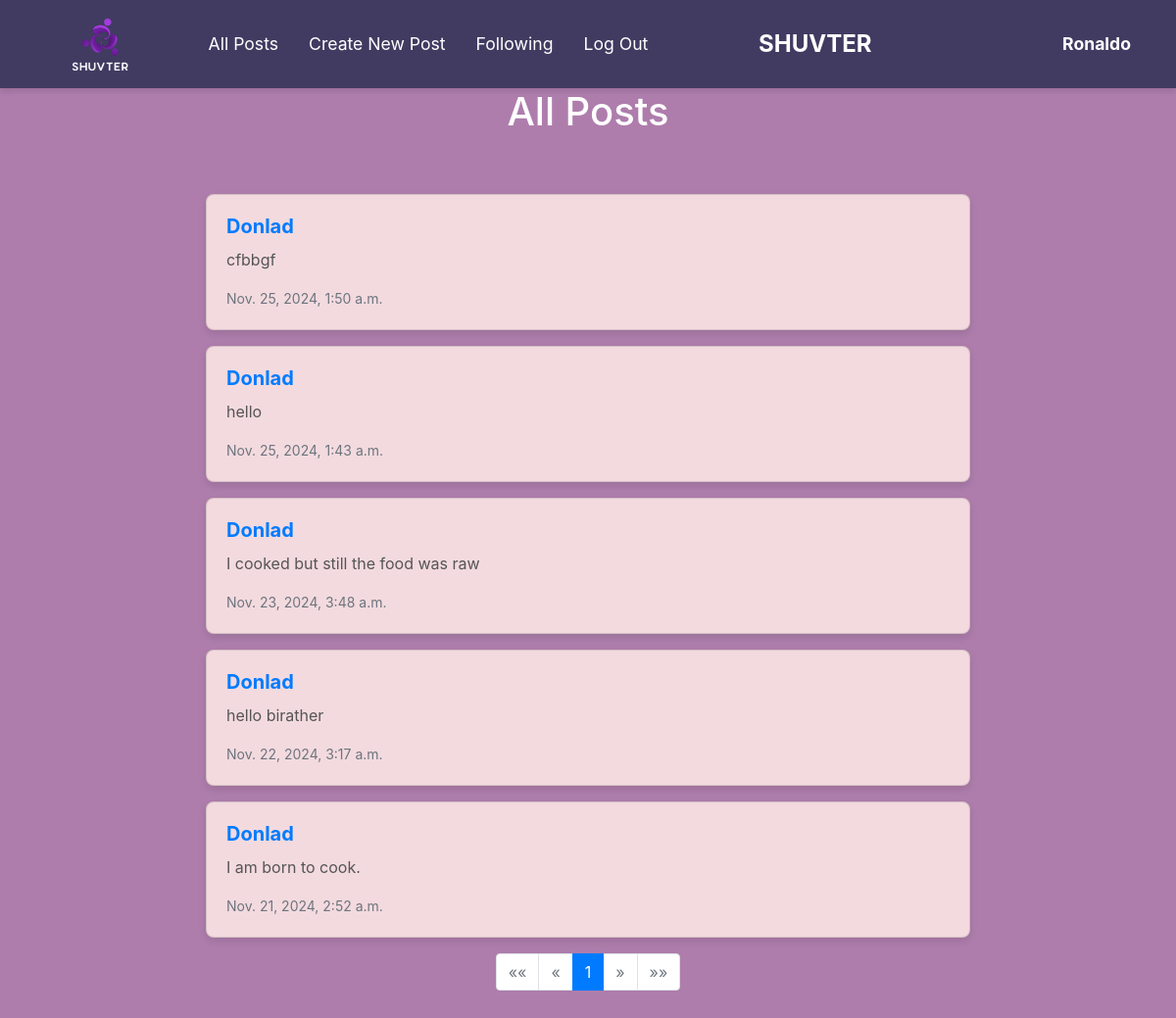
The app's page /following (signed in) with its own data.
### network/models.py (models this page shows, shortened)
class User(AbstractUser):
    pass

class Post(models.Model):
    author = models.ForeignKey(User, on_delete=models.CASCADE, related_name="posts")
    content = models.TextField()
    created_at = models.DateTimeField(auto_now_add=True)

### network/views.py (the view)
# urls.py: path("following", views.following, name="following"),
def following(request):
    if request.method == "POST":
        author = request.user
        content=request.POST["content"]
        post = Post(author=author, content=content)
        post.save()
        return HttpResponseRedirect(reverse("index"))
    else:
        user = request.user
        following = Follow.objects.filter(user=user)
        posts = Post.objects.filter(author__in=[f.following for f in following]).order_by("-created_at")
        paginator = Paginator(posts, 10)
        pageNumber = request.GET.get('page')
        pages= paginator.get_page(pageNumber)
        return render(request, "network/index.html",{
            "posts":posts,
            "pages":pages
    })

### network/templates/network/index.html (shortened to what this page needs)
{% extends "network/layout.html" %}
{% load static %}
{% block body %}
    <h1>All Posts</h1>
    <div id="all-posts">
    {% for post in pages %}
        <div class="card mb-3">
            <div class="card-body">
                <h5 class="card-title"><a href="{% url 'profile' post.author.id %}">{{ post.author }}</a></h5>
                <p class="card-text">{{ post.content }}</p>
                <p class="card-text"><small class="text-muted">{{ post.created_at }}</small></p>
            </div>
        </div>
    {% endfor %}
    <nav aria-label="Page navigation">
        <ul class="pagination justify-content-center">
            {% if pages.has_previous %}
                <li class="page-item">
                    <a class="page-link" href="?page=1" aria-label="First">
                        <span aria-hidden="true">&laquo;&laquo;</span>
                    </a>
                </li>
                <li class="page-item">
                    <a class="page-link" href="?page={{ pages.previous_page_number }}" aria-label="Previous">
                        <span aria-hidden="true">&laquo;</span>
                    </a>
                </li>
            {% else %}
                <li class="page-item disabled">
                    <span class="page-link">&laquo;&laquo;</span>
                </li>
                <li class="page-item disabled">
                    <span class="page-link">&laquo;</span>
                </li>
            {% endif %}
            {% for num in pages.paginator.page_range %}
                {% if num == pages.number %}
                    <li class="page-item active">
                        <span class="page-link">{{ num }}</span>
                    </li>
                {% else %}
                    <li class="page-item">
                        <a class="page-link" href="?page={{ num }}">{{ num }}</a>
                    </li>
                {% endif %}
            {% endfor %}
            {% if pages.has_next %}
                <li class="page-item">
                    <a class="page-link" href="?page={{ pages.next_page_number }}" aria-label="Next">
                        <span aria-hidden="true">&raquo;</span>
                    </a>
                </li>
                <li class="page-item">
                    <a class="page-link" href="?page={{ pages.paginator.num_pages }}" aria-label="Last">
                        <span aria-hidden="true">&raquo;&raquo;</span>
                    </a>
                </li>
            {% else %}
                <li class="page-item disabled">
                    <span class="page-link">&raquo;</span>
                </li>
                <li class="page-item disabled">
                    <span class="page-link">&raquo;&raquo;</span>
                </li>
            {% endif %}
        </ul>
    </nav>
    </div>
{% endblock %}

### network/templates/network/layout.html (shortened to what this page needs)
{% load static %}
<!DOCTYPE html>
<html lang="en">
    <head>
        <link rel="stylesheet" href="https://stackpath.bootstrapcdn.com/bootstrap/4.4.1/css/bootstrap.min.css">
        <link href="{% static 'network/styles.css' %}" rel="stylesheet">
    </head>
    <body>
        <nav class="navbar navbar-expand-lg navbar-light bg-light">
            <div class="container-fluid">
                <div class="d-flex align-items-center">
                    <a class="navbar-brand" href="{% url 'index' %}">
                        <img src="{% static 'network/logo.png' %}" alt="Logo">
                    </a>
                    <ul class="navbar-nav ml-3">
                        <li class="nav-item">
                            <a class="nav-link" id="showAllPostsLink" href="{% url 'index' %}">All Posts</a>
                        </li>
                        <li class="nav-item">
                            <a class="nav-link" id="showNewPostLink" href="{% url 'index' %}">Create New Post</a>
                        </li>
                        {% if user.is_authenticated %}
                            <li class="nav-item">
                                <a class="nav-link" href="{% url 'following' %}">Following</a>
                            </li>
                            <li class="nav-item">
                                <a class="nav-link" href="{% url 'logout' %}">Log Out</a>
                            </li>
                        {% endif %}
                    </ul>
                </div>
                <div class="mx-auto">
                    <span class="navbar-text">SHUVTER</span>
                </div>
                <div class="d-flex align-items-center ml-auto">
                    {% if user.is_authenticated %}
                        <a class="nav-link" href="{% url 'profile' user.id %}"><strong>{{ user.username }}</strong></a>
                    {% endif %}
                </div>
            </div>
        </nav>
        <div class="body">
            {% block body %}
            {% endblock %}
        </div>
    </body>
</html>

### network/static/network/styles.css (style rules this page uses)
.navbar-nav { margin: auto; }
.navbar-brand img { height: 60px; width: auto; }
.navbar-text { font-size: 1.5rem; font-weight: bold; color: #FFFFFF !important; }
.navbar.navbar-light { background-color: #413B61 !important; }
body { background-color: #AE7DAC; }
.navbar .nav-link { color: #FFFFFF !important; font-size: 1.1rem; padding: 10px 15px; }
.navbar-nav .nav-item { margin-right: 15px; }
.navbar { padding-top: 10px; padding-bottom: 10px; display: flex; justify-content: space-between; align-items: center; }
.navbar .navbar-text { flex-grow: 1; text-align: center; }
.navbar.navbar-light { box-shadow: 0 4px 6px rgba(0, 0, 0, 0.1); }
#all-posts { display: flex; flex-direction: column; align-items: center; max-width: 800px; margin: 50px auto; padding: 10px; }
.card { background-color: #F3DADF; border-radius: 8px; box-shadow: 0 4px 8px rgba(0, 0, 0, 0.1); overflow: hidden; width: 100%; margin-bottom: 20px; transition: transform 0.3s ease, box-shadow 0.3s ease; }
.card-body { padding: 20px; }
.card-title { font-size: 1.25rem; font-weight: bold; color: #333; margin-bottom: 10px; }
.card-text { font-size: 1rem; color: #555; margin-bottom: 15px; }
.text-muted { font-size: 0.875rem; color: #888; }
p { font-size: 1rem; color: #555; }
a { color: #007bff; text-decoration: none; }
body h1 { text-align: center; font-size: 2.5rem; color: #FFFFFF; }

### records on screen
User: username "Ronaldo"
Post: author "Donlad", content "cfbbgf", created_at "Nov. 25, 2024, 1:50 a.m."
Post: author "Donlad", content "hello", created_at "Nov. 25, 2024, 1:43 a.m."
Post: author "Donlad", content "I cooked but still the food was raw", created_at "Nov. 23, 2024, 3:48 a.m."
Post: author "Donlad", content "hello birather", created_at "Nov. 22, 2024, 3:17 a.m."
Post: author "Donlad", content "I am born to cook.", created_at "Nov. 21, 2024, 2:52 a.m."

### other values on screen
{{ num }} "1"
